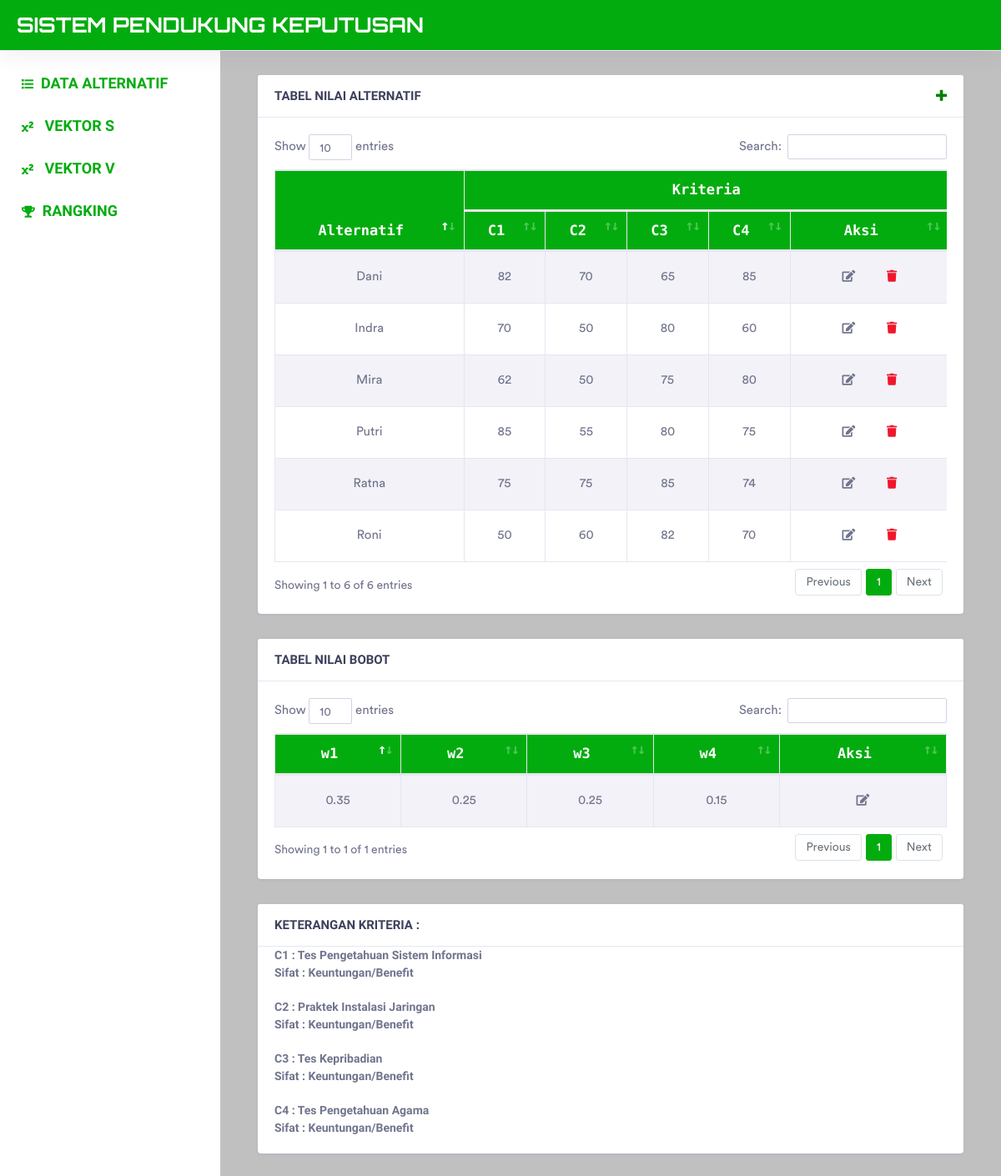
The page / on the database its author committed.
### tables this page shows
CREATE TABLE `tabel_alternatif` (
  `id_alternatif` int(11) NOT NULL,
  `nama` varchar(255) NOT NULL,
  `c1` int(11) NOT NULL,
  `c2` int(11) NOT NULL,
  `c3` int(11) NOT NULL,
  `c4` int(11) NOT NULL
);

CREATE TABLE `tabel_bobot` (
  `id_bobot` int(11) NOT NULL,
  `w1` double NOT NULL,
  `w2` double NOT NULL,
  `w3` double NOT NULL,
  `w4` double NOT NULL
);

### application/controllers/SPK.php (called while the page is built, shortened)
<?php
class SPK extends CI_Controller
{
    public function __construct()
    {
        $this->load->model('WP_model');
    }
    public function index()
    {
        $data["alternatif"] = $this->WP_model->select_data("tabel_alternatif")->result();
        $data_b["bobot"] = $this->WP_model->select_data("tabel_bobot")->result();
        $this->load->view('v_alternatif', $data + $data_b);
    }
}

### index.php (called while the page is built, shortened)
<?php
require_once BASEPATH.'core/CodeIgniter.php';

### application/models/WP_model.php (called while the page is built, shortened)
<?php
class WP_model extends CI_Model
{
	public function select_data($tabel)
	{
		return $this->db->get($tabel);
    }
}

### application/views/v_alternatif.php (the view, shortened to what this page needs)
<!DOCTYPE html>
<html lang="en">
<head>
	<?php $this->load->view("_partials/head.php") ?>
</head>
<body>
    <div class="dashboard-main-wrapper">
        <?php $this->load->view("_partials/navbar.php") ?>
        <?php $this->load->view("_partials/sidebar.php") ?>
        <div class="dashboard-wrapper">
            <div class="dashboard-ecommerce">
                <div class="container-fluid dashboard-content ">
                <div class="col-xl-12 col-lg-12 col-md-12 col-sm-12 col-12">
                        <div class="card">
                            <h5 class="card-header">TABEL NILAI ALTERNATIF
                                <a class="tambah" href="<?php echo base_url() ?>SPK/tambah_Alternatif">
                                    <i class="fas fa-plus"></i>
                                </a>
                            </h5>
                            <div class="card-body">
                                <div class="table-responsive">
                                    <table class="table table-striped table-bordered first">
                                    <thead>
                                        <tr>
                                            <th rowspan="2">Alternatif</th>
                                            <th colspan="6">Kriteria</th>
                                        </tr>
                                        <tr>
                                            <th>C1</th>
                                            <th>C2</th>
                                            <th>C3</th>
                                            <th>C4</th>
                                            <th class="aksi">Aksi</th>
                                        </tr>
                                    </thead>
                                        <tbody>
                                            <?php
                                                foreach($alternatif as $data)
                                                {
                                            ?>
                                            <tr>
                                                <td><?=$data->nama?></td>
                                                <td><?=$data->c1?></td>
                                                <td><?=$data->c2?></td>
                                                <td><?=$data->c3?></td>
                                                <td><?=$data->c4?></td>
                                                <td>
                                                    <a href="<?php echo base_url() ?>SPK/edit_alternatif/<?=$data->id_alternatif?>" class="btn btn-small"><i class="fas fa-edit"></i></a>
                                                    <a onclick="return confirm_delete()" href="<?=base_url()?>SPK/hapusAlternatif/<?=$data->id_alternatif?>" class="btn btn-small text-danger"><i class="fas fa-trash"></i></a>
                                                </td>
                                                <?php } ?>
                                            </tr>
                                        </tbody>
                                    </table>
                                </div>
                            </div>
                        </div>
                        <div class="card">
                        <h5 class="card-header">TABEL NILAI BOBOT</h5>
                            <div class="card-body">
                                <div class="table-responsive">
                                    <table class="table table-striped table-bordered first">
                                    <thead>
                                        <tr>
                                            <th>w1</th>
                                            <th>w2</th>
                                            <th>w3</th>
                                            <th>w4</th>
                                            <th class="aksi">Aksi</th>
                                        </tr>
                                    </thead>
                                        <tbody>
                                            <?php
                                                foreach($bobot as $dataBot)
                                                {
                                            ?>
                                            <tr>
                                                <td><?=$dataBot->w1?></td>
                                                <td><?=$dataBot->w2?></td>
                                                <td><?=$dataBot->w3?></td>
                                                <td><?=$dataBot->w4?></td>
                                                <td>
                                                    <a href="<?php echo base_url() ?>SPK/edit_bobot/<?=$dataBot->id_bobot?>" class="btn btn-small"><i class="fas fa-edit"></i></a>
                                                </td>
                                                <?php } ?>
                                            </tr>
                                        </tbody>
                                    </table>
                                </div>
                            </div>
                        </div>
                        <div class="card">
                            <h5 class="card-header">KETERANGAN KRITERIA :</h5>
                            <p class="p-margin">C1 : Tes Pengetahuan Sistem Informasi</p>
                            <p class="p-margin">Sifat : Keuntungan/Benefit</p>
                            <p class="p-margin">C2 : Praktek Instalasi Jaringan</p>
                            <p class="p-margin">Sifat : Keuntungan/Benefit</p>
                            <p class="p-margin">C3 : Tes Kepribadian</p>
                            <p class="p-margin">Sifat : Keuntungan/Benefit</p>
                            <p class="p-margin">C4 : Tes Pengetahuan Agama</p>
                            <p class="p-margin">Sifat : Keuntungan/Benefit</p>
                        </div>
                    </div>
                </div>
            </div>
        </div>
    </div>
</body>
</html>

### application/views/_partials/head.php (shortened to what this page needs)
<link rel="stylesheet" href="<?php echo base_url('assets/vendor/bootstrap/css/bootstrap.min.css') ?>">
<link href="<?php echo base_url('assets/vendor/fonts/circular-std/style.css') ?>" rel="stylesheet">
<link rel="stylesheet" href="<?php echo base_url('assets/libs/css/style.css') ?>">
<link rel="stylesheet" href="<?php echo base_url('assets/vendor/fonts/fontawesome/css/fontawesome-all.css') ?>">
<link rel="stylesheet" href="<?php echo base_url('assets/vendor/charts/chartist-bundle/chartist.css') ?>">
<link rel="stylesheet" href="<?php echo base_url('assets/vendor/fonts/material-design-iconic-font/css/materialdesignicons.min.css') ?>">
<link rel="stylesheet" href="<?php echo base_url('assets/vendor/charts/c3charts/c3.css') ?>">
<link rel="stylesheet" href="<?php echo base_url('assets/vendor/fonts/flag-icon-css/flag-icon.min.css') ?>">
<link rel="stylesheet" href="<?php echo base_url('assets/vendor/bootstrap-select/css/bootstrap-select.css') ?>">
<link rel="stylesheet" type="text/css" href="<?php echo base_url('assets/vendor/datatables/css/dataTables.bootstrap4.css') ?>">
<link rel="stylesheet" type="text/css" href="<?php echo base_url('assets/vendor/datatables/css/buttons.bootstrap4.css') ?>">
<link rel="stylesheet" type="text/css" href="<?php echo base_url('assets/vendor/datatables/css/select.bootstrap4.css') ?>">
<link rel="stylesheet" type="text/css" href="<?php echo base_url('DataTables/datatables.min.css') ?>"/>
<link rel="stylesheet" type="text/css" href="<?php echo base_url('assets/vendor/datatables/css/fixedHeader.bootstrap4.css') ?>">
<link rel="stylesheet" href="<?php echo base_url('assets/styles/style.css') ?>">

### application/views/_partials/navbar.php (shortened to what this page needs)
<div class="dashboard-header">
    <nav class="navbar navbar-expand-lg fixed-top">
        <a class="navbar-brand" href="">SISTEM PENDUKUNG KEPUTUSAN</a>
    </nav>
</div>

### application/views/_partials/sidebar.php (shortened to what this page needs)
<div class="nav-left-sidebar" style="background-color: white;">
    <div class="menu-list">
        <nav class="navbar navbar-expand-lg navbar-light">
            <div class="collapse navbar-collapse" id="navbarNav">
                <ul class="navbar-nav flex-column">
                    <li class="nav-item">
                        <a class="nav-link <?php echo $this->uri->segment(2) == 'index' ||
                        $this->uri->segment(2) == 'tambah_Alternatif' ||
                        $this->uri->segment(2) == 'edit_alternatif' ||
                        $this->uri->segment(2) == 'edit_bobot' ? 'active': '' ?>" href="<?php echo base_url() ?>SPK/index" aria-expanded="false"><i class="fas fa-list"></i>DATA ALTERNATIF</a>
                    </li>
                    <li class="nav-item">
                        <a class="nav-link <?php echo $this->uri->segment(2) == 'vektor_s' ? 'active': '' ?>" href="<?php echo base_url() ?>SPK/vektor_s" aria-expanded="false"><i class="fas fa-superscript"></i> VEKTOR S</a>
                    </li>
                    <li class="nav-item">
                        <a class="nav-link <?php echo $this->uri->segment(2) == 'vektor_v' ? 'active': '' ?>" href="<?php echo base_url() ?>SPK/vektor_v" aria-expanded="false"><i class="fas fa-superscript"></i> VEKTOR V</a>
                    </li>
                    <li class="nav-item">
                        <a class="nav-link <?php echo $this->uri->segment(2) == 'rangking' ? 'active': '' ?>" href="<?php echo base_url() ?>SPK/rangking" aria-expanded="false"><i class="fas fa-trophy"></i>RANGKING</a>
                    </li>
                </ul>
            </div>
        </nav>
    </div>
</div>

### assets/styles/style.css (style rules this page uses)
.dashboard-header .navbar { background-color: #03ac0e; }
.navbar-brand, .navbar-brand:hover { font-family: 'Orbitron', sans-serif; color:white; font-size:25px; }
.nav-left-sidebar .navbar-nav .nav-link { font-weight:bold; color: #03ac0e; font-size:18px; font-family: 'Electrolize', sans-serif; }
.dashboard-wrapper { background-color: silver; }
.card-header { font-family: 'Electrolize', sans-serif; font-weight:bold; }
.tambah, .tambah:hover { float:right; color:green; }
.table thead th, .table th { background-color: #03ac0e; text-align:center; color:white; font-family: 'Share Tech Mono', monospace; font-weight:bold; font-size:17px; }
td { text-align:center; font-size:15px; }
p { font-family: 'Electrolize', sans-serif; font-weight:bold; text-indent: 20px; }
.p-margin { font-family: 'Electrolize', sans-serif; font-weight:bold; text-indent: 20px; margin: 0; }

### rows shown on the page
tabel_alternatif: nama "Indra", c1 "70", c2 "50", c3 "80", c4 "60"
tabel_alternatif: nama "Roni", c1 "50", c2 "60", c3 "82", c4 "70"
tabel_alternatif: nama "Putri", c1 "85", c2 "55", c3 "80", c4 "75"
tabel_alternatif: nama "Dani", c1 "82", c2 "70", c3 "65", c4 "85"
tabel_alternatif: nama "Ratna", c1 "75", c2 "75", c3 "85", c4 "74"
tabel_alternatif: nama "Mira", c1 "62", c2 "50", c3 "75", c4 "80"
tabel_bobot: w1 "0.35", w2 "0.25", w3 "0.25", w4 "0.15"
